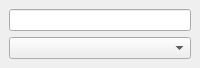
<?xml version="1.0" encoding="UTF-8"?>
<ui version="4.0">
 <class>Port</class>
 <widget class="QWidget" name="Port">
  <property name="geometry">
   <rect>
    <x>0</x>
    <y>0</y>
    <width>200</width>
    <height>66</height>
   </rect>
  </property>
  <property name="windowTitle">
   <string>Form</string>
  </property>
  <layout class="QVBoxLayout" name="verticalLayout">
   <property name="leftMargin">
    <number>9</number>
   </property>
   <property name="topMargin">
    <number>9</number>
   </property>
   <property name="rightMargin">
    <number>9</number>
   </property>
   <property name="bottomMargin">
    <number>9</number>
   </property>
   <item>
    <widget class="QLineEdit" name="port_name_edit">
     <property name="enabled">
      <bool>true</bool>
     </property>
    </widget>
   </item>
   <item>
    <widget class="QComboBox" name="data_type_menu">
     <property name="enabled">
      <bool>true</bool>
     </property>
    </widget>
   </item>
  </layout>
 </widget>
 <resources/>
 <connections/>
</ui>
